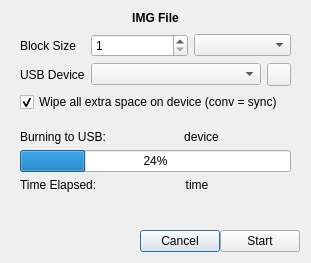
<?xml version="1.0" encoding="UTF-8"?>
<ui version="4.0">
 <class>imgDialog</class>
 <widget class="QDialog" name="imgDialog">
  <property name="geometry">
   <rect>
    <x>0</x>
    <y>0</y>
    <width>311</width>
    <height>263</height>
   </rect>
  </property>
  <property name="windowTitle">
   <string>Burn IMG to device</string>
  </property>
  <layout class="QVBoxLayout" name="verticalLayout">
   <property name="spacing">
    <number>0</number>
   </property>
   <item>
    <widget class="QLabel" name="label_iso">
     <property name="font">
      <font>
       <weight>75</weight>
       <bold>true</bold>
      </font>
     </property>
     <property name="text">
      <string>IMG File</string>
     </property>
     <property name="alignment">
      <set>Qt::AlignCenter</set>
     </property>
    </widget>
   </item>
   <item>
    <widget class="QFrame" name="frame_setup">
     <property name="frameShape">
      <enum>QFrame::NoFrame</enum>
     </property>
     <property name="frameShadow">
      <enum>QFrame::Raised</enum>
     </property>
     <layout class="QFormLayout" name="formLayout">
      <item row="0" column="0">
       <widget class="QLabel" name="label">
        <property name="sizePolicy">
         <sizepolicy hsizetype="Expanding" vsizetype="Preferred">
          <horstretch>0</horstretch>
          <verstretch>0</verstretch>
         </sizepolicy>
        </property>
        <property name="text">
         <string>Block Size</string>
        </property>
       </widget>
      </item>
      <item row="0" column="1">
       <layout class="QHBoxLayout" name="horizontalLayout">
        <item>
         <widget class="QSpinBox" name="spin_rate_num">
          <property name="sizePolicy">
           <sizepolicy hsizetype="Preferred" vsizetype="Fixed">
            <horstretch>0</horstretch>
            <verstretch>0</verstretch>
           </sizepolicy>
          </property>
          <property name="minimum">
           <number>1</number>
          </property>
          <property name="maximum">
           <number>1023</number>
          </property>
         </widget>
        </item>
        <item>
         <widget class="QComboBox" name="combo_rate_units"/>
        </item>
       </layout>
      </item>
      <item row="1" column="0">
       <widget class="QLabel" name="label_3">
        <property name="text">
         <string>USB Device</string>
        </property>
       </widget>
      </item>
      <item row="1" column="1">
       <layout class="QHBoxLayout" name="horizontalLayout_2">
        <item>
         <widget class="QComboBox" name="combo_devices"/>
        </item>
        <item>
         <widget class="QToolButton" name="tool_refresh">
          <property name="toolTip">
           <string>Refresh Device List</string>
          </property>
          <property name="text">
           <string notr="true"/>
          </property>
         </widget>
        </item>
       </layout>
      </item>
      <item row="2" column="0" colspan="2">
       <widget class="QCheckBox" name="check_sync">
        <property name="text">
         <string>Wipe all extra space on device (conv = sync)</string>
        </property>
        <property name="checked">
         <bool>true</bool>
        </property>
       </widget>
      </item>
     </layout>
    </widget>
   </item>
   <item>
    <widget class="QFrame" name="frame_running">
     <property name="frameShape">
      <enum>QFrame::NoFrame</enum>
     </property>
     <property name="frameShadow">
      <enum>QFrame::Raised</enum>
     </property>
     <layout class="QVBoxLayout" name="verticalLayout_2">
      <item>
       <layout class="QHBoxLayout" name="horizontalLayout_5">
        <item>
         <widget class="QLabel" name="label_5">
          <property name="text">
           <string>Burning to USB:</string>
          </property>
         </widget>
        </item>
        <item>
         <widget class="QLabel" name="label_dev">
          <property name="sizePolicy">
           <sizepolicy hsizetype="Expanding" vsizetype="Preferred">
            <horstretch>0</horstretch>
            <verstretch>0</verstretch>
           </sizepolicy>
          </property>
          <property name="text">
           <string notr="true">device</string>
          </property>
          <property name="alignment">
           <set>Qt::AlignCenter</set>
          </property>
         </widget>
        </item>
       </layout>
      </item>
      <item>
       <widget class="QProgressBar" name="progressBar">
        <property name="value">
         <number>24</number>
        </property>
       </widget>
      </item>
      <item>
       <layout class="QHBoxLayout" name="horizontalLayout_4">
        <item>
         <widget class="QLabel" name="label_4">
          <property name="text">
           <string>Time Elapsed:</string>
          </property>
         </widget>
        </item>
        <item>
         <widget class="QLabel" name="label_time">
          <property name="sizePolicy">
           <sizepolicy hsizetype="Expanding" vsizetype="Preferred">
            <horstretch>0</horstretch>
            <verstretch>0</verstretch>
           </sizepolicy>
          </property>
          <property name="text">
           <string notr="true">time</string>
          </property>
          <property name="alignment">
           <set>Qt::AlignCenter</set>
          </property>
         </widget>
        </item>
       </layout>
      </item>
     </layout>
    </widget>
   </item>
   <item>
    <spacer name="verticalSpacer">
     <property name="orientation">
      <enum>Qt::Vertical</enum>
     </property>
     <property name="sizeHint" stdset="0">
      <size>
       <width>20</width>
       <height>40</height>
      </size>
     </property>
    </spacer>
   </item>
   <item>
    <layout class="QHBoxLayout" name="horizontalLayout_3">
     <item>
      <spacer name="horizontalSpacer">
       <property name="orientation">
        <enum>Qt::Horizontal</enum>
       </property>
       <property name="sizeHint" stdset="0">
        <size>
         <width>40</width>
         <height>20</height>
        </size>
       </property>
      </spacer>
     </item>
     <item>
      <widget class="QPushButton" name="push_cancel">
       <property name="text">
        <string>Cancel</string>
       </property>
      </widget>
     </item>
     <item>
      <widget class="QPushButton" name="push_start">
       <property name="text">
        <string>Start</string>
       </property>
      </widget>
     </item>
    </layout>
   </item>
  </layout>
 </widget>
 <resources/>
 <connections/>
</ui>
